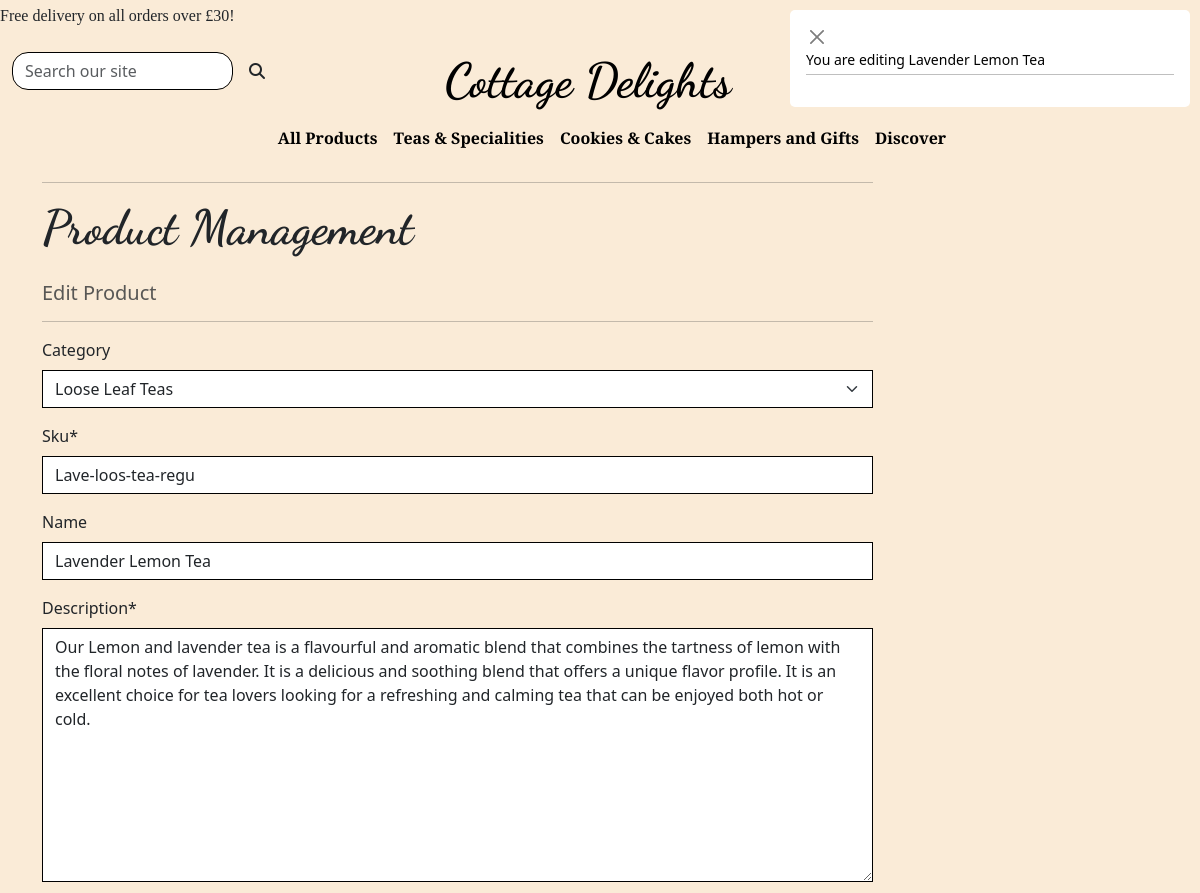
The page /products/editproducts/2/ (signed in, upper part) on the database as committed earlier.
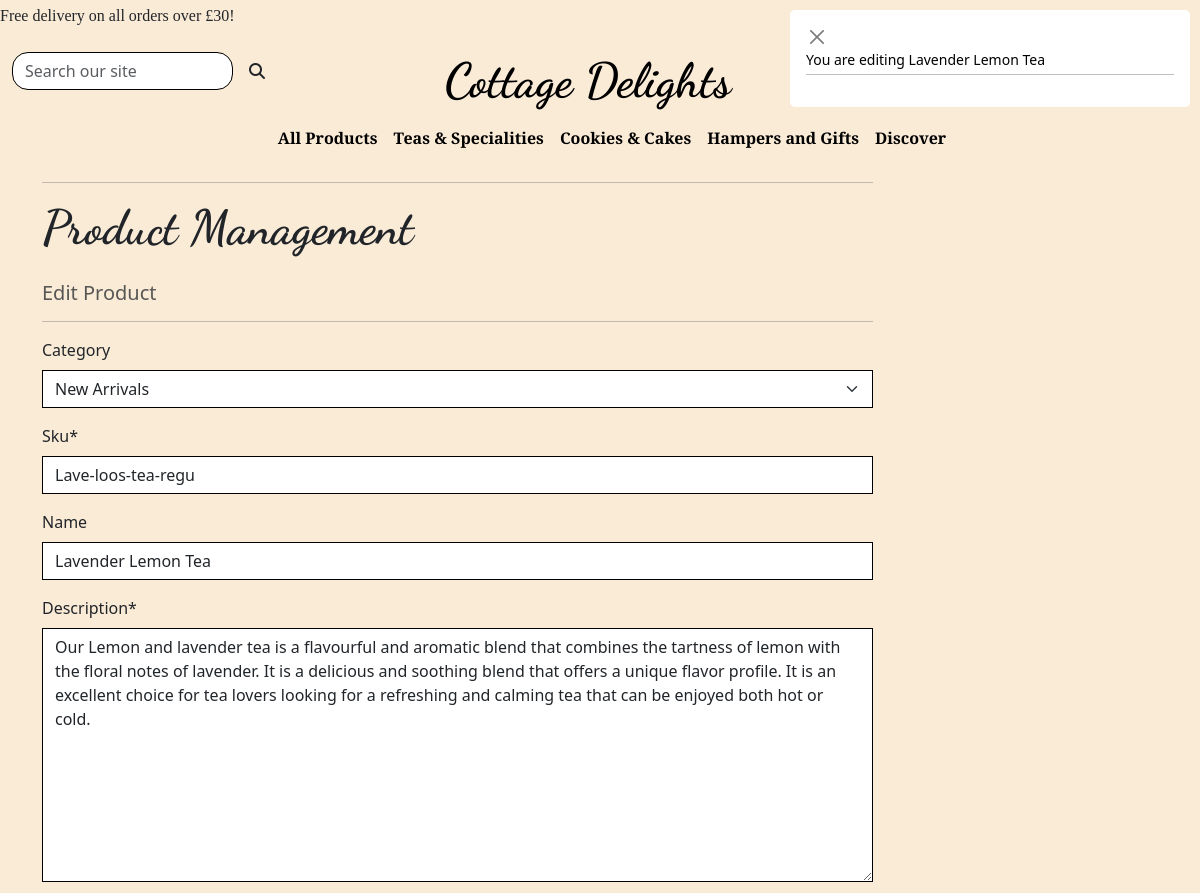
The same page on the database as committed later.
### products/models.py (models this page shows, shortened)
class Product(models.Model):
    category = models.ForeignKey(
        'category', null=True, blank=True, on_delete=models.SET_NULL)
    sku = models.CharField(max_length=100)
    name = models.CharField(max_length=250, null=True, blank=True)
    description = models.TextField()
    ingredients = models.CharField(max_length=450)
    weight = models.CharField(max_length=10, null=True, blank=True)
    storage = models.TextField(null=True, blank=True)
    price = models.DecimalField(max_digits=6, decimal_places=2)
    rating = models.DecimalField(
        max_digits=6, decimal_places=2, null=True, blank=True)
    image_url = models.URLField(max_length=1024, null=True, blank=True)
    image = models.ImageField(null=True, blank=True)

### products/views.py (the view)
# urls.py: path('editproducts/<int:product_id>/',
@login_required
def editproducts(request, product_id):
    if not request.user.is_superuser:
        messages.error(request, 'GET THE TOASTS')
        return redirect(reverse('home'))
    product = get_object_or_404(Product, pk=product_id)
    if request.method == 'POST':
        form = ProductForm(request.POST, request.FILES, instance=product)
        if form.is_valid():
            form.save()
            messages.success(request, 'Successfully updated product!')
            return redirect(reverse('productdetails', args=[product.id]))
        else:
            messages.error(
                request,
                'Failed to update product. Please ensure the form is valid.')
    else:
        form = ProductForm(instance=product)
        messages.info(request, f'You are editing {product.name}')
    template = 'products/editproducts.html'
    context = {
        'form': form,
        'product': product,
    }
    return render(request, template, context)

### products/forms.py
class ProductForm(forms.ModelForm):
    class Meta:
        model = Product
        fields = '__all__'
    image = forms.ImageField(
        label='Image', required=False, widget=CustomisedClearFileInput)
    def __init__(self, *args, **kwargs):
        super().__init__(*args, **kwargs)
        categories = Category.objects.all()
        friendly_names = [(c.id, c.get_friendly_name()) for c in categories]
        self.fields['category'].choices = friendly_names
        for field_name, field in self.fields.items():
            field.widget.attrs['class'] = 'border-black rounded-0'

### products/models.py (called while the page is built)
    def get_friendly_name(self):
        return self.friendly_name

### products/templates/products/editproducts.html (shortened to what this page needs)
{% extends "base.html" %}
{% load static %}
{% block page_header %}
    <div class="container header-container">
    </div>
{% endblock %}
{% block content %}
    <div class="container productmanage">
        <div class="row">
            <div class="col-12 col-md-9">
                <hr>
                <h2 class="logo-font mb-4 managementfont">Product Management</h2>
                <h5 class="text-muted">Edit Product</h5>
                <hr>
            </div>
        </div>
        <div class="row">
            <div class="col-12 col-md-9">
                <form method="POST" action="{% url 'editproducts' product.id %}" class="form mb-2" enctype="multipart/form-data">
                {% for field in form %}
                    {% if field.name != 'image' %}
                        {{ field | as_crispy_field }}
                    {% else %}
                        {{ field }}
                    {% endif %}
                {% endfor %}
                </form>
            </div>
            </div>
        </div>
{% endblock %}

Rows that differ between the two databases and show on the page:
changed Product "Lave-loos-tea-regu": category "Loose Leaf Teas" → "New Arrivals"
